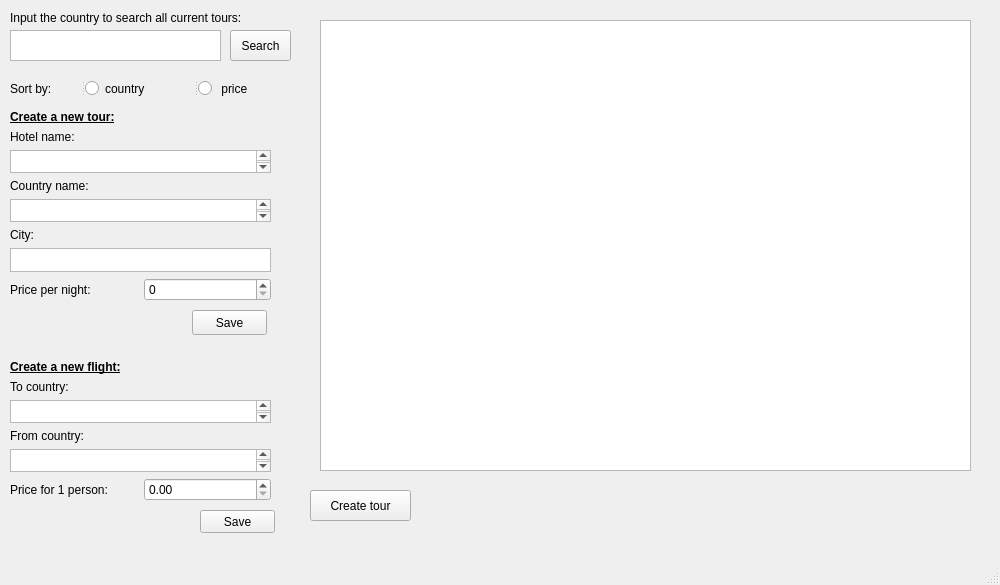
<?xml version="1.0" encoding="UTF-8"?>
<ui version="4.0">
 <class>MainWindow</class>
 <widget class="QMainWindow" name="MainWindow">
  <property name="geometry">
   <rect>
    <x>0</x>
    <y>0</y>
    <width>1000</width>
    <height>585</height>
   </rect>
  </property>
  <property name="windowTitle">
   <string>Travel agent assistant</string>
  </property>
  <widget class="QWidget" name="centralwidget">
   <widget class="QTextEdit" name="country_to_search">
    <property name="geometry">
     <rect>
      <x>10</x>
      <y>30</y>
      <width>211</width>
      <height>31</height>
     </rect>
    </property>
    <property name="documentTitle">
     <string/>
    </property>
   </widget>
   <widget class="QLabel" name="label">
    <property name="geometry">
     <rect>
      <x>10</x>
      <y>10</y>
      <width>311</width>
      <height>16</height>
     </rect>
    </property>
    <property name="text">
     <string>Input the country to search all current tours:</string>
    </property>
   </widget>
   <widget class="QPushButton" name="search">
    <property name="geometry">
     <rect>
      <x>230</x>
      <y>30</y>
      <width>61</width>
      <height>31</height>
     </rect>
    </property>
    <property name="text">
     <string>Search</string>
    </property>
   </widget>
   <widget class="QWidget" name="verticalLayoutWidget">
    <property name="geometry">
     <rect>
      <x>10</x>
      <y>110</y>
      <width>261</width>
      <height>191</height>
     </rect>
    </property>
    <layout class="QVBoxLayout" name="verticalLayout">
     <item>
      <widget class="QLabel" name="label_3">
       <property name="font">
        <font>
         <weight>75</weight>
         <bold>true</bold>
         <underline>true</underline>
        </font>
       </property>
       <property name="text">
        <string>Create a new tour:</string>
       </property>
       <property name="scaledContents">
        <bool>false</bool>
       </property>
      </widget>
     </item>
     <item>
      <widget class="QLabel" name="label_4">
       <property name="text">
        <string>Hotel name:</string>
       </property>
      </widget>
     </item>
     <item>
      <widget class="QTextEdit" name="hostel_name"/>
     </item>
     <item>
      <widget class="QLabel" name="label_8">
       <property name="text">
        <string>Country name:</string>
       </property>
      </widget>
     </item>
     <item>
      <widget class="QTextEdit" name="hostel_country"/>
     </item>
     <item>
      <widget class="QLabel" name="label_5">
       <property name="text">
        <string>City:</string>
       </property>
      </widget>
     </item>
     <item>
      <widget class="QTextEdit" name="hostel_city"/>
     </item>
     <item>
      <layout class="QHBoxLayout" name="horizontalLayout">
       <item>
        <widget class="QLabel" name="label_6">
         <property name="text">
          <string>Price per night:</string>
         </property>
        </widget>
       </item>
       <item>
        <widget class="QSpinBox" name="hostel_price">
         <property name="maximum">
          <number>5000</number>
         </property>
         <property name="displayIntegerBase">
          <number>10</number>
         </property>
        </widget>
       </item>
      </layout>
     </item>
    </layout>
   </widget>
   <widget class="QWidget" name="verticalLayoutWidget_2">
    <property name="geometry">
     <rect>
      <x>10</x>
      <y>360</y>
      <width>261</width>
      <height>141</height>
     </rect>
    </property>
    <layout class="QVBoxLayout" name="verticalLayout_2">
     <item>
      <widget class="QLabel" name="label_11">
       <property name="font">
        <font>
         <weight>75</weight>
         <bold>true</bold>
         <underline>true</underline>
        </font>
       </property>
       <property name="text">
        <string>Create a new flight:</string>
       </property>
       <property name="scaledContents">
        <bool>false</bool>
       </property>
      </widget>
     </item>
     <item>
      <widget class="QLabel" name="label_13">
       <property name="text">
        <string>To country:</string>
       </property>
      </widget>
     </item>
     <item>
      <widget class="QTextEdit" name="flight_to"/>
     </item>
     <item>
      <widget class="QLabel" name="label_14">
       <property name="text">
        <string>From country:</string>
       </property>
      </widget>
     </item>
     <item>
      <widget class="QTextEdit" name="flight_from"/>
     </item>
     <item>
      <layout class="QHBoxLayout" name="horizontalLayout_2">
       <item>
        <widget class="QLabel" name="label_16">
         <property name="text">
          <string>Price for 1 person:</string>
         </property>
        </widget>
       </item>
       <item>
        <widget class="QDoubleSpinBox" name="flight_price"/>
       </item>
      </layout>
     </item>
    </layout>
   </widget>
   <widget class="QPushButton" name="save_hostel">
    <property name="enabled">
     <bool>true</bool>
    </property>
    <property name="geometry">
     <rect>
      <x>192</x>
      <y>310</y>
      <width>75</width>
      <height>25</height>
     </rect>
    </property>
    <property name="minimumSize">
     <size>
      <width>75</width>
      <height>25</height>
     </size>
    </property>
    <property name="maximumSize">
     <size>
      <width>75</width>
      <height>25</height>
     </size>
    </property>
    <property name="text">
     <string>Save</string>
    </property>
   </widget>
   <widget class="QPushButton" name="save_flight">
    <property name="geometry">
     <rect>
      <x>200</x>
      <y>510</y>
      <width>75</width>
      <height>23</height>
     </rect>
    </property>
    <property name="text">
     <string>Save</string>
    </property>
   </widget>
   <widget class="QSplitter" name="splitter">
    <property name="geometry">
     <rect>
      <x>10</x>
      <y>80</y>
      <width>281</width>
      <height>17</height>
     </rect>
    </property>
    <property name="orientation">
     <enum>Qt::Horizontal</enum>
    </property>
    <widget class="QLabel" name="label_2">
     <property name="text">
      <string>Sort by:</string>
     </property>
    </widget>
    <widget class="QRadioButton" name="sort_by_country">
     <property name="text">
      <string>country</string>
     </property>
    </widget>
    <widget class="QRadioButton" name="sort_by_price">
     <property name="text">
      <string> price</string>
     </property>
    </widget>
   </widget>
   <widget class="QLabel" name="hotel_label">
    <property name="geometry">
     <rect>
      <x>20</x>
      <y>310</y>
      <width>151</width>
      <height>31</height>
     </rect>
    </property>
    <property name="sizeIncrement">
     <size>
      <width>0</width>
      <height>25</height>
     </size>
    </property>
    <property name="font">
     <font>
      <pointsize>8</pointsize>
     </font>
    </property>
    <property name="acceptDrops">
     <bool>false</bool>
    </property>
    <property name="autoFillBackground">
     <bool>true</bool>
    </property>
    <property name="text">
     <string/>
    </property>
    <property name="scaledContents">
     <bool>false</bool>
    </property>
    <property name="wordWrap">
     <bool>true</bool>
    </property>
   </widget>
   <widget class="QLabel" name="flight_label">
    <property name="geometry">
     <rect>
      <x>10</x>
      <y>510</y>
      <width>151</width>
      <height>31</height>
     </rect>
    </property>
    <property name="sizeIncrement">
     <size>
      <width>0</width>
      <height>25</height>
     </size>
    </property>
    <property name="font">
     <font>
      <pointsize>8</pointsize>
     </font>
    </property>
    <property name="acceptDrops">
     <bool>false</bool>
    </property>
    <property name="autoFillBackground">
     <bool>true</bool>
    </property>
    <property name="text">
     <string/>
    </property>
    <property name="scaledContents">
     <bool>false</bool>
    </property>
    <property name="wordWrap">
     <bool>true</bool>
    </property>
   </widget>
   <widget class="QPushButton" name="create_tour">
    <property name="geometry">
     <rect>
      <x>310</x>
      <y>490</y>
      <width>101</width>
      <height>31</height>
     </rect>
    </property>
    <property name="text">
     <string>Create tour</string>
    </property>
   </widget>
   <widget class="QTableView" name="table_view">
    <property name="geometry">
     <rect>
      <x>320</x>
      <y>20</y>
      <width>651</width>
      <height>451</height>
     </rect>
    </property>
    <property name="autoFillBackground">
     <bool>false</bool>
    </property>
    <attribute name="horizontalHeaderMinimumSectionSize">
     <number>50</number>
    </attribute>
   </widget>
  </widget>
  <widget class="QMenuBar" name="menubar">
   <property name="geometry">
    <rect>
     <x>0</x>
     <y>0</y>
     <width>1000</width>
     <height>21</height>
    </rect>
   </property>
  </widget>
  <widget class="QStatusBar" name="statusbar"/>
 </widget>
 <resources/>
 <connections/>
</ui>
